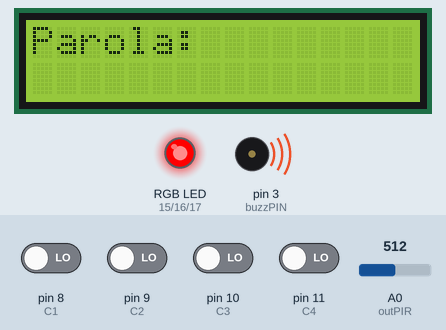
Recording of a sketch running on a simulated Arduino Uno, built with avr-gcc and run on an emulated ATmega328P. Parts: 16×2 character LCD, an RGB LED mixed from three pins (HIGH = lit), buzzer (waves = sounding, pin HIGH). The inputs (shaded band) are chosen by the test bench; at power-on: pin 8 (C1), pin 9 (C2), pin 10 (C3), pin 11 (C4) LOW, A0 (outPIR) = 512. The board resets itself during the run and starts again; pins used as bus, display or sensor lines are not drawn; what the sketch prints to the serial monitor is not drawn.

Above: at 17.7 s.
17.8 s: pin 8 (C1) driven HIGH
At 18.9 s:
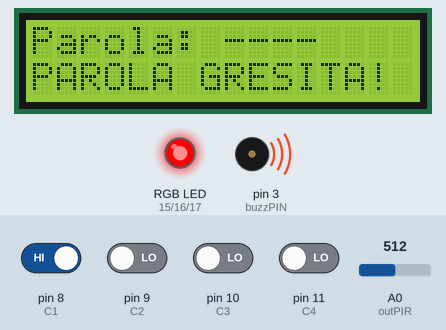
At 25.1 s:
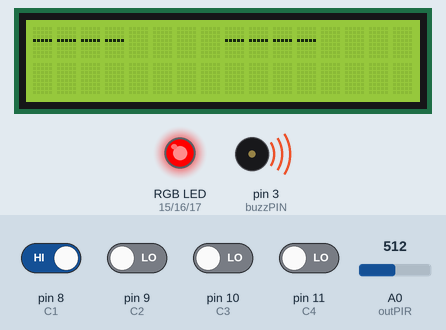
Timing chart, 0 to 25.3 s (numbered marks = the images above; inputs shaded):
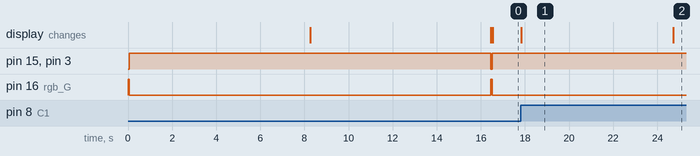

Measured:
- after the input at 17.8 s, the display: changes at once (image 1)
- what the display in image 1 shows lasts 6.9 s, from 17.8 s to 24.7 s

The sketch:

PIR_senzor.ino
```cpp
#include<string.h>
#include<avr/wdt.h> //for watchdog timer
//for I^2C comunication
#include<LiquidCrystal_I2C.h>
#include<Wire.h>

LiquidCrystal_I2C lcd(0x27, 16, 2);

#define rgb_R PC1
#define rgb_G PC2
#define rgb_B PC3
#define buzzPIN PD3
#define outPIR PC0
#define size 4

#define L1 PD4
#define L2 PD5
#define L3 PD6
#define L4 PD7
#define C1 PB0
#define C2 PB1
#define C3 PB2
#define C4 PB3

//password setup
char password[size+1] = {'2','A','5','B'};
char keep_pass[size+1];
short int i;

int old_read;

//for reading the rising front of each key
int old_1;
int old_2;
int old_3;
int old_A;
int old_4;
int old_5;
int old_6;
int old_B;
int old_7;
int old_8;
int old_9;
int old_C;
int old_asterix;
int old_0;
int old_htg;
int old_D;

void adc_init();
uint16_t read_adc(uint8_t channel);
void PIR_alarm();
int Password();
void ReadKey();
void rgb_red();
void rgb_green();
void watchdogSetup();

void setup()
{
  watchdogSetup();
  //ADC Noise Reduction mode
  SMCR|=(1<<SE) | (1<<SM0);
  SMCR&=~((1<<SM1) | (1<<SM2));

  PRR|=(1<<PRTIM1) | (1<<PRTIM2) | (1<<PRSPI); //Power Reduction Register -- stop timers (1,2) clk -- stop SPI clk

  DDRD|=(1<<buzzPIN) | (1<<L1) | (1<<L2) | (1<<L3) | (1<<L4);
  DDRC&=~((1<<outPIR) | (1<<C1) | (1<<C2) | (1<<C3) | (1<<C4));
  DDRC|=(1<<rgb_R) | (1<<rgb_G) | (1<<rgb_B);
  adc_init();
  rgb_green();
  Serial.begin(9600);

  //delay(10000); //timp calibrare senzor PIR
  lcd.init();
  lcd.backlight();
}

void loop()
{
  PIR_alarm();
  delay(500);
}


void adc_init()//adc initialization
{
 ADCSRA |= ((1<<ADPS2) | (1<<ADPS1) | (1<<ADPS0));//set division factor between system clock frequency and the input clock to the ADC- 128
 ADMUX |= (1<<REFS0);//AVcc with external capacitor at Aref pin
 ADCSRA |= (1<<ADEN);//enable ADC
 ADCSRA |= (1<<ADSC);//ADC start conversion
}

uint16_t read_adc(uint8_t channel)
{
 ADMUX &= 0xFF;//set input AO to A8
 ADMUX |= channel;//select chanel AO to A8
 ADCSRA |= (1<<ADSC);//start conversion
 if(!(ADCSRA & (1<<ADSC)));//wait while adc conversion are not updated
 return ADCW;//read and return voltage
}

void PIR_alarm()
{
  wdt_reset();
  int read=read_adc(0);
  Serial.println(read);
  if(read && (!old_read))
  {
    rgb_red();
    lcd.setCursor(0,0);
    lcd.print("Parola:");
    PORTD|=(1<<buzzPIN);
    wdt_reset();

    while(!Password());
    PORTD&=~(1<<buzzPIN);
    rgb_green(); delay(300);
    lcd.setCursor(0,1);
    lcd.print("PAROLA CORECTA!");
    wdt_reset();
    delay(2000);
    lcd.clear();
  }
  old_read=read;
}

int Password()
{
  ReadKey();
  lcd.setCursor(8,0);
  lcd.print(keep_pass[0]);
  lcd.print(keep_pass[1]);
  lcd.print(keep_pass[2]);
  lcd.print(keep_pass[3]);

  short int j;

  if(!(strcmp(keep_pass, password)))
  {
    i=0;
    //reset password
    for(j=0; j<size; j++)
    keep_pass[j]='-';
    return 1;
  }
  else if(i==4)
  {
  lcd.setCursor(0,1);
  lcd.print("PAROLA GRESITA!");
  //reset password
  for(j=0; j<size; j++)
    keep_pass[j]='-';
  }

  return 0;
}

void ReadKey()
{
  if(i==4)
  i=0;

  PORTD|=(1<<L1);

  if(PINB&(1<<C1) && !old_1)
  keep_pass[i++]='1';
  else if(PINB&(1<<C2) && !old_2)
  keep_pass[i++]='2';
  else if(PINB&(1<<C3) && !old_3)
  keep_pass[i++]='3';
  else if(PINB&(1<<C4) && !old_A)
  keep_pass[i++]='A';

  old_1=PINB&(1<<C1);
  old_2=PINB&(1<<C2);
  old_3=PINB&(1<<C3);
  old_A=PINB&(1<<C4);

  PORTD&=~(1<<L1);
  PORTD|=(1<<L2);

  if(PINB&(1<<C1) && !old_4)
  keep_pass[i++]='4';
  else if(PINB&(1<<C2) && !old_5)
  keep_pass[i++]='5';
  else if(PINB&(1<<C3) && !old_6)
  keep_pass[i++]='6';
  else if(PINB&(1<<C4) && !old_B)
  keep_pass[i++]='B';

  old_4=PINB&(1<<C1);
  old_5=PINB&(1<<C2);
  old_6=PINB&(1<<C3);
  old_B=PINB&(1<<C4);

  PORTD&=~(1<<L2);
  PORTD|=(1<<L3);

  if(PINB&(1<<C1) && !old_7)
  keep_pass[i++]='7';
  else if(PINB&(1<<C2) && !old_8)
  keep_pass[i++]='8';
  else if(PINB&(1<<C3) && !old_9)
  keep_pass[i++]='9';
  else if(PINB&(1<<C4) && !old_C)
  keep_pass[i++]='C';

  old_7=PINB&(1<<C1);
  old_8=PINB&(1<<C2);
  old_9=PINB&(1<<C3);
  old_C=PINB&(1<<C4);

  PORTD&=~(1<<L3);
  PORTD|=(1<<L4);

  if(PINB&(1<<C1) && !old_asterix)
  keep_pass[i++]='*';
  else if(PINB&(1<<C2) && !old_0)
  keep_pass[i++]='0';
  else if(PINB&(1<<C3) && !old_htg)
  keep_pass[i++]='#';
  else if(PINB&(1<<C4) && !old_D)
  keep_pass[i++]='D';

  old_asterix=PINB&(1<<C1);
  old_0=PINB&(1<<C2);
  old_htg=PINB&(1<<C3);
  old_D=PINB&(1<<C4);

  PORTD&=~(1<<L4);
}

void rgb_green()
{
  //(0,255,0) green
  PORTC=(1<<rgb_G);
  PORTC&=~(1<<rgb_R) | (1<<rgb_B);
}

void rgb_red()
{
  //(255,0,0) red
  PORTC|=(1<<rgb_R);
  PORTC&=~(1<<rgb_G) | (1<<rgb_B);
}

void watchdogSetup()
{
 cli();// disable all interrupts
 wdt_reset(); // reset the WDT timer
 /*
 WDTCSR configuration:
 WDIE = 1 : Interrupt Enable
 WDE = 1 :Reset Enable
 For 8000ms Time-out:
 WDP3 = 0
 WDP2 = 1
 WDP1 = 1
 WDP0 = 1
 */
 // Enter Watchdog Configuration mode:
 WDTCSR |= (1<<WDCE) | (1<<WDE);
 // Set Watchdog settings:
 WDTCSR = (1<<WDIE) | (1<<WDE) | (1<<WDP3) | (0<<WDP2) | (0<<WDP1) | (1<<WDP0);
 sei();
}

ISR(WDT_vect)// Watchdog timer interrupt
{
 lcd.clear();
}
```
